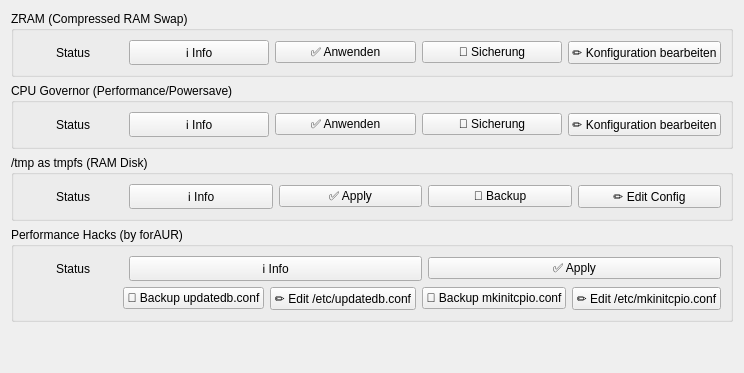
          <widget class="QWidget" name="performanceTab">
           <attribute name="title">
            <string>⚡ Performance</string>
           </attribute>
           <layout class="QVBoxLayout" name="performanceLayout">
            <item>
             <widget class="QGroupBox" name="zramGroupBox">
              <property name="title">
               <string>ZRAM (Compressed RAM Swap)</string>
              </property>
              <layout class="QHBoxLayout" name="zramLayout">
               <item>
                <widget class="QLabel" name="zramStatusLabel">
                 <property name="minimumSize">
                  <size>
                   <width>100</width>
                   <height>0</height>
                  </size>
                 </property>
                 <property name="maximumSize">
                  <size>
                   <width>100</width>
                   <height>16777215</height>
                  </size>
                 </property>
                 <property name="text">
                  <string>Status</string>
                 </property>
                 <property name="alignment">
                  <set>Qt::AlignCenter</set>
                 </property>
                </widget>
               </item>
               <item>
                <widget class="QPushButton" name="zramToggle">
                 <property name="text">
                  <string>ℹ️ Info</string>
                 </property>
                </widget>
               </item>
               <item>
                <widget class="QPushButton" name="zramApplyButton">
                 <property name="text">
                  <string>✅ Anwenden</string>
                 </property>
                </widget>
               </item>
               <item>
                <widget class="QPushButton" name="zramBackupButton">
                 <property name="text">
                  <string>💾 Sicherung</string>
                 </property>
                </widget>
               </item>
               <item>
                <widget class="QPushButton" name="zramConfigButton">
                 <property name="text">
                  <string>✏️ Konfiguration bearbeiten</string>
                 </property>
                </widget>
               </item>
              </layout>
             </widget>
            </item>
            <item>
             <widget class="QGroupBox" name="cpuGovernorGroupBox">
              <property name="title">
               <string>CPU Governor (Performance/Powersave)</string>
              </property>
              <layout class="QHBoxLayout" name="cpuGovernorLayout">
               <item>
                <widget class="QLabel" name="cpuGovernorStatusLabel">
                 <property name="minimumSize">
                  <size>
                   <width>100</width>
                   <height>0</height>
                  </size>
                 </property>
                 <property name="maximumSize">
                  <size>
                   <width>100</width>
                   <height>16777215</height>
                  </size>
                 </property>
                 <property name="text">
                  <string>Status</string>
                 </property>
                 <property name="alignment">
                  <set>Qt::AlignCenter</set>
                 </property>
                </widget>
               </item>
               <item>
                <widget class="QPushButton" name="cpuGovernorToggle">
                 <property name="text">
                  <string>ℹ️ Info</string>
                 </property>
                </widget>
               </item>
               <item>
                <widget class="QPushButton" name="cpuGovernorApplyButton">
                 <property name="text">
                  <string>✅ Anwenden</string>
                 </property>
                </widget>
               </item>
               <item>
                <widget class="QPushButton" name="cpuGovernorBackupButton">
                 <property name="text">
                  <string>💾 Sicherung</string>
                 </property>
                </widget>
               </item>
               <item>
                <widget class="QPushButton" name="cpuGovernorConfigButton">
                 <property name="text">
                  <string>✏️ Konfiguration bearbeiten</string>
                 </property>
                </widget>
               </item>
              </layout>
             </widget>
            </item>
            <item>
             <widget class="QGroupBox" name="tmpfsGroupBox">
              <property name="title">
               <string>/tmp as tmpfs (RAM Disk)</string>
              </property>
              <layout class="QHBoxLayout" name="tmpfsLayout">
               <item>
                <widget class="QLabel" name="tmpfsStatusLabel">
                 <property name="minimumSize">
                  <size>
                   <width>100</width>
                   <height>0</height>
                  </size>
                 </property>
                 <property name="maximumSize">
                  <size>
                   <width>100</width>
                   <height>16777215</height>
                  </size>
                 </property>
                 <property name="text">
                  <string>Status</string>
                 </property>
                 <property name="alignment">
                  <set>Qt::AlignCenter</set>
                 </property>
                </widget>
               </item>
               <item>
                <widget class="QPushButton" name="tmpfsToggle">
                 <property name="text">
                  <string>ℹ️ Info</string>
                 </property>
                </widget>
               </item>
               <item>
                <widget class="QPushButton" name="tmpfsApplyButton">
                 <property name="text">
                  <string>✅ Apply</string>
                 </property>
                </widget>
               </item>
               <item>
                <widget class="QPushButton" name="tmpfsBackupButton">
                 <property name="text">
                  <string>💾 Backup</string>
                 </property>
                </widget>
               </item>
               <item>
                <widget class="QPushButton" name="tmpfsConfigButton">
                 <property name="text">
                  <string>✏️ Edit Config</string>
                 </property>
                </widget>
               </item>
              </layout>
             </widget>
            </item>
            <item>
             <widget class="QGroupBox" name="performanceHacksGroupBox">
              <property name="title">
               <string>Performance Hacks (by forAUR)</string>
              </property>
              <layout class="QVBoxLayout" name="performanceHacksLayout">
               <item>
                <layout class="QHBoxLayout" name="performanceHacksMainLayout">
                 <item>
                  <widget class="QLabel" name="performanceHacksStatusLabel">
                   <property name="minimumSize">
                    <size>
                     <width>100</width>
                     <height>0</height>
                    </size>
                   </property>
                   <property name="maximumSize">
                    <size>
                     <width>100</width>
                     <height>16777215</height>
                    </size>
                   </property>
                   <property name="text">
                    <string>Status</string>
                   </property>
                   <property name="alignment">
                    <set>Qt::AlignCenter</set>
                   </property>
                  </widget>
                 </item>
                 <item>
                  <widget class="QPushButton" name="performanceHacksToggle">
                   <property name="text">
                    <string>ℹ️ Info</string>
                   </property>
                  </widget>
                 </item>
                 <item>
                  <widget class="QPushButton" name="performanceHacksApplyButton">
                   <property name="text">
                    <string>✅ Apply</string>
                   </property>
                  </widget>
                 </item>
                </layout>
               </item>
               <item>
                <layout class="QHBoxLayout" name="performanceHacksConfigLayout">
                 <item>
                  <spacer>
                   <property name="orientation">
                    <enum>Qt::Orientation::Horizontal</enum>
                   </property>
                   <property name="sizeHint" stdset="0">
                    <size>
                     <width>100</width>
                     <height>20</height>
                    </size>
                   </property>
                  </spacer>
                 </item>
                 <item>
                  <widget class="QPushButton" name="performanceHacksBackupButton1">
                   <property name="text">
                    <string>💾 Backup updatedb.conf</string>
                   </property>
                  </widget>
                 </item>
                 <item>
                  <widget class="QPushButton" name="performanceHacksConfigButton1">
                   <property name="text">
                    <string>✏️ Edit /etc/updatedb.conf</string>
                   </property>
                  </widget>
                 </item>
                 <item>
                  <widget class="QPushButton" name="performanceHacksBackupButton2">
                   <property name="text">
                    <string>💾 Backup mkinitcpio.conf</string>
                   </property>
                  </widget>
                 </item>
                 <item>
                  <widget class="QPushButton" name="performanceHacksConfigButton2">
                   <property name="text">
                    <string>✏️ Edit /etc/mkinitcpio.conf</string>
                   </property>
                  </widget>
                 </item>
                </layout>
               </item>
              </layout>
             </widget>
            </item>
            <item>
             <spacer>
              <property name="orientation">
               <enum>Qt::Orientation::Vertical</enum>
              </property>
              <property name="sizeHint" stdset="0">
               <size>
                <width>20</width>
                <height>40</height>
               </size>
              </property>
             </spacer>
            </item>
           </layout>
          </widget>
